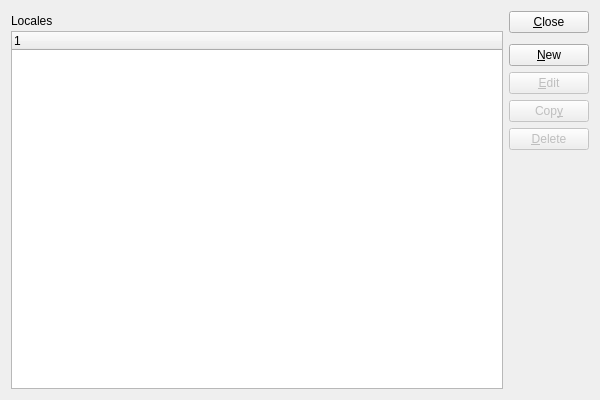
<?xml version="1.0" encoding="UTF-8"?>
<ui version="4.0">
 <comment>This file is part of the xTuple ERP: PostBooks Edition, a free and
open source Enterprise Resource Planning software suite,
Copyright (c) 1999-2010 by OpenMFG LLC, d/b/a xTuple.
It is licensed to you under the Common Public Attribution License
version 1.0, the full text of which (including xTuple-specific Exhibits)
is available at www.xtuple.com/CPAL.  By using this software, you agree
to be bound by its terms.</comment>
 <class>locales</class>
 <widget class="QWidget" name="locales">
  <property name="geometry">
   <rect>
    <x>0</x>
    <y>0</y>
    <width>600</width>
    <height>400</height>
   </rect>
  </property>
  <property name="windowTitle">
   <string>List Locales</string>
  </property>
  <layout class="QGridLayout" name="gridLayout">
   <item row="0" column="0">
    <layout class="QVBoxLayout">
     <property name="spacing">
      <number>0</number>
     </property>
     <item>
      <widget class="QLabel" name="_localLit">
       <property name="sizePolicy">
        <sizepolicy hsizetype="Expanding" vsizetype="Minimum">
         <horstretch>0</horstretch>
         <verstretch>0</verstretch>
        </sizepolicy>
       </property>
       <property name="minimumSize">
        <size>
         <width>0</width>
         <height>20</height>
        </size>
       </property>
       <property name="text">
        <string>Locales</string>
       </property>
      </widget>
     </item>
     <item>
      <widget class="XTreeWidget" name="_locale">
       <property name="sizePolicy">
        <sizepolicy hsizetype="Expanding" vsizetype="Expanding">
         <horstretch>0</horstretch>
         <verstretch>0</verstretch>
        </sizepolicy>
       </property>
      </widget>
     </item>
    </layout>
   </item>
   <item row="0" column="1">
    <layout class="QVBoxLayout" name="verticalLayout">
     <item>
      <widget class="QPushButton" name="_close">
       <property name="text">
        <string>&amp;Close</string>
       </property>
      </widget>
     </item>
     <item>
      <spacer name="verticalSpacer">
       <property name="orientation">
        <enum>Qt::Vertical</enum>
       </property>
       <property name="sizeType">
        <enum>QSizePolicy::Preferred</enum>
       </property>
       <property name="sizeHint" stdset="0">
        <size>
         <width>20</width>
         <height>5</height>
        </size>
       </property>
      </spacer>
     </item>
     <item>
      <widget class="QPushButton" name="_new">
       <property name="text">
        <string>&amp;New</string>
       </property>
      </widget>
     </item>
     <item>
      <widget class="QPushButton" name="_edit">
       <property name="enabled">
        <bool>false</bool>
       </property>
       <property name="text">
        <string>&amp;Edit</string>
       </property>
      </widget>
     </item>
     <item>
      <widget class="QPushButton" name="_copy">
       <property name="enabled">
        <bool>false</bool>
       </property>
       <property name="text">
        <string>Cop&amp;y</string>
       </property>
      </widget>
     </item>
     <item>
      <widget class="QPushButton" name="_delete">
       <property name="enabled">
        <bool>false</bool>
       </property>
       <property name="text">
        <string>&amp;Delete</string>
       </property>
      </widget>
     </item>
     <item>
      <spacer name="Spacer18">
       <property name="orientation">
        <enum>Qt::Vertical</enum>
       </property>
       <property name="sizeType">
        <enum>QSizePolicy::Expanding</enum>
       </property>
       <property name="sizeHint" stdset="0">
        <size>
         <width>20</width>
         <height>43</height>
        </size>
       </property>
      </spacer>
     </item>
    </layout>
   </item>
  </layout>
 </widget>
 <layoutdefault spacing="6" margin="11"/>
 <pixmapfunction>qPixmapFromMimeSource</pixmapfunction>
 <customwidgets>
  <customwidget>
   <class>XTreeWidget</class>
   <extends>QTreeWidget</extends>
   <header>xtreewidget.h</header>
   <container>1</container>
  </customwidget>
 </customwidgets>
 <tabstops>
  <tabstop>_locale</tabstop>
  <tabstop>_new</tabstop>
  <tabstop>_edit</tabstop>
  <tabstop>_copy</tabstop>
  <tabstop>_delete</tabstop>
  <tabstop>_close</tabstop>
 </tabstops>
 <resources/>
 <connections>
  <connection>
   <sender>_locale</sender>
   <signal>valid(bool)</signal>
   <receiver>_delete</receiver>
   <slot>setEnabled(bool)</slot>
   <hints>
    <hint type="sourcelabel">
     <x>20</x>
     <y>20</y>
    </hint>
    <hint type="destinationlabel">
     <x>20</x>
     <y>20</y>
    </hint>
   </hints>
  </connection>
  <connection>
   <sender>_close</sender>
   <signal>clicked()</signal>
   <receiver>locales</receiver>
   <slot>close()</slot>
   <hints>
    <hint type="sourcelabel">
     <x>20</x>
     <y>20</y>
    </hint>
    <hint type="destinationlabel">
     <x>20</x>
     <y>20</y>
    </hint>
   </hints>
  </connection>
  <connection>
   <sender>_locale</sender>
   <signal>itemSelected(int)</signal>
   <receiver>_edit</receiver>
   <slot>animateClick()</slot>
   <hints>
    <hint type="sourcelabel">
     <x>20</x>
     <y>20</y>
    </hint>
    <hint type="destinationlabel">
     <x>20</x>
     <y>20</y>
    </hint>
   </hints>
  </connection>
  <connection>
   <sender>_locale</sender>
   <signal>valid(bool)</signal>
   <receiver>_edit</receiver>
   <slot>setEnabled(bool)</slot>
   <hints>
    <hint type="sourcelabel">
     <x>20</x>
     <y>20</y>
    </hint>
    <hint type="destinationlabel">
     <x>20</x>
     <y>20</y>
    </hint>
   </hints>
  </connection>
  <connection>
   <sender>_locale</sender>
   <signal>valid(bool)</signal>
   <receiver>_copy</receiver>
   <slot>setEnabled(bool)</slot>
   <hints>
    <hint type="sourcelabel">
     <x>20</x>
     <y>20</y>
    </hint>
    <hint type="destinationlabel">
     <x>20</x>
     <y>20</y>
    </hint>
   </hints>
  </connection>
 </connections>
</ui>
